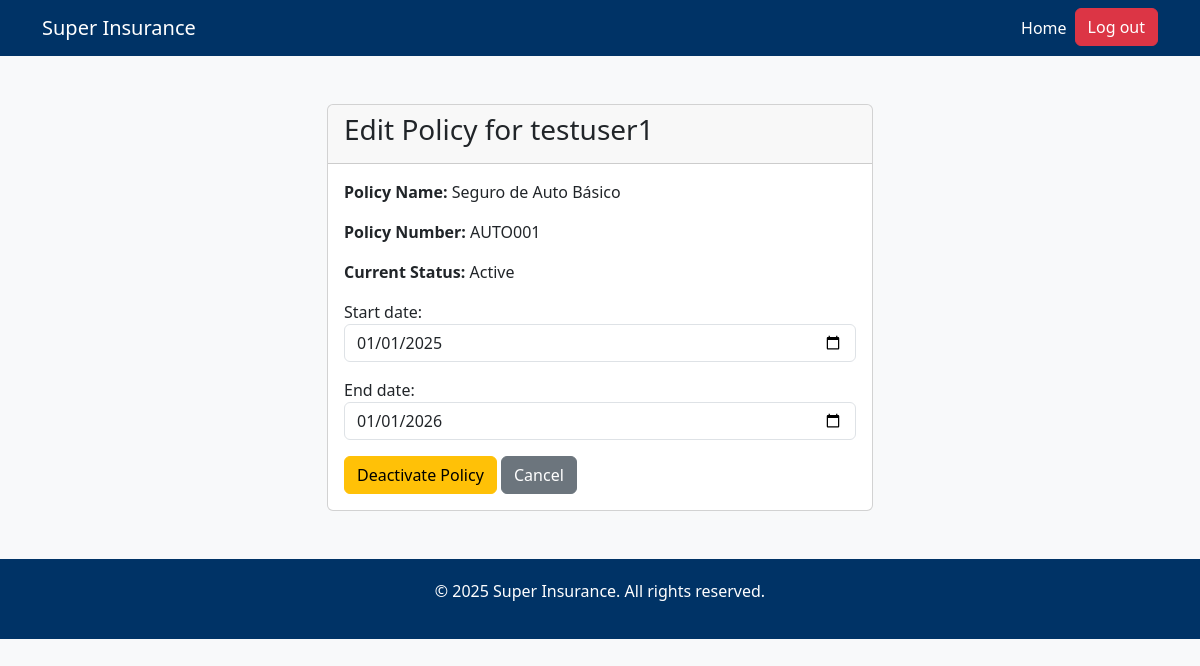
Page /company/users/edit-policy/1/ (signed in) on the committed database.
### client/models.py (models this page shows, shortened)
class UserPolicy(models.Model):
    user_id = models.ForeignKey(User, on_delete=models.CASCADE, related_name='user_policies')
    policy_id = models.ForeignKey(Policy, on_delete=models.CASCADE, related_name='policy_users')
    assigned_at = models.DateTimeField(auto_now_add=True)
    start_date = models.DateField(null=True, blank=True)
    end_date = models.DateField(null=True, blank=True)
    role = models.CharField(
        max_length=50,
        choices=[
            ('holder', 'Policy Holder'),
            ('beneficiary', 'Beneficiary'),
            ('dependent', 'Dependent'),
        ],
        default='holder'
    )
    class Meta:
        unique_together = ('user_id', 'policy_id')

class Policy(models.Model):
    POLICY_TYPES = [
        ('vehicle', 'Vehicle Insurance'),
        ('property', 'Property Insurance'),
    ]
    name = models.CharField(max_length=100)
    description = models.TextField()
    policy_number = models.CharField(max_length=50, unique=True)
    policy_type = models.CharField(max_length=20, choices=POLICY_TYPES, default='vehicle')
    coverage_amount = models.DecimalField(max_digits=12, decimal_places=2)
    premium_amount = models.DecimalField(max_digits=10, decimal_places=2)
    monthly_payment = models.DecimalField(max_digits=10, decimal_places=2, default=0.0)
    is_active = models.BooleanField(default=True)
    created_at = models.DateTimeField(auto_now_add=True)

### company/views.py (the view)
# urls.py: path('users/edit-policy/<int:user_policy_id>/', views.edit_user_policy, name='edit_user_policy'),
@login_required
@user_passes_test(is_admin)
def edit_user_policy(request, user_policy_id):
    user_policy = UserPolicy.objects.get(id=user_policy_id)
    policy = user_policy.policy_id # Get the related Policy object
    if request.method == 'POST':
        form = UserPolicyDatesForm(request.POST, instance=user_policy)
        if form.is_valid():
            form.save()
            policy.is_active = not policy.is_active
            policy.save()
            return redirect('company:user_list')
    else:
        form = UserPolicyDatesForm(instance=user_policy)
    return render(request, 'company/edit_user_policy.html', {'user_policy': user_policy, 'policy': policy, 'form': form})

### company/forms.py (shortened to what this page needs)
class UserPolicyDatesForm(forms.ModelForm):
    class Meta:
        model = UserPolicy
        fields = ['start_date', 'end_date']
        widgets = {
            'start_date': forms.DateInput(attrs={'type': 'date', 'class': 'form-control'}),
            'end_date': forms.DateInput(attrs={'type': 'date', 'class': 'form-control'}),
        }

### company/views.py (called while the page is built)
def is_admin(user):
    return user.is_superuser

### company/templates/company/edit_user_policy.html (shortened to what this page needs)
{% extends 'index.html' %}
{% block content %}
<div class="container mt-5">
    <div class="row">
        <div class="col-md-6 offset-md-3">
            <div class="card">
                <div class="card-header">
                    <h3 class="card-title">Edit Policy for {{ user_policy.user_id.username }}</h3>
                </div>
                <div class="card-body">
                    <p><strong>Policy Name:</strong> {{ policy.name }}</p>
                    <p><strong>Policy Number:</strong> {{ policy.policy_number }}</p>
                    <p><strong>Current Status:</strong> {% if policy.is_active %}Active{% else %}Inactive{% endif %}</p>
                    <form method="post">
                        {{ form.as_p }}
                        <button type="submit" class="btn btn-{% if policy.is_active %}warning{% else %}success{% endif %}">
                            {% if policy.is_active %}Deactivate{% else %}Activate{% endif %} Policy
                        </button>
                        <a href="{% url 'company:user_list' %}" class="btn btn-secondary">Cancel</a>
                    </form>
                </div>
            </div>
        </div>
    </div>
</div>
{% endblock %}

### templates/index.html (style rules this page uses)
body { background-color: #f8f9fa; display: flex; flex-direction: column; min-height: 100vh; }

### rows in the picture
UserPolicy: user_id.username "testuser1", start_date "01/01/2025", end_date "01/01/2026"
Policy: name "Seguro de Auto Básico", policy_number "AUTO001"
